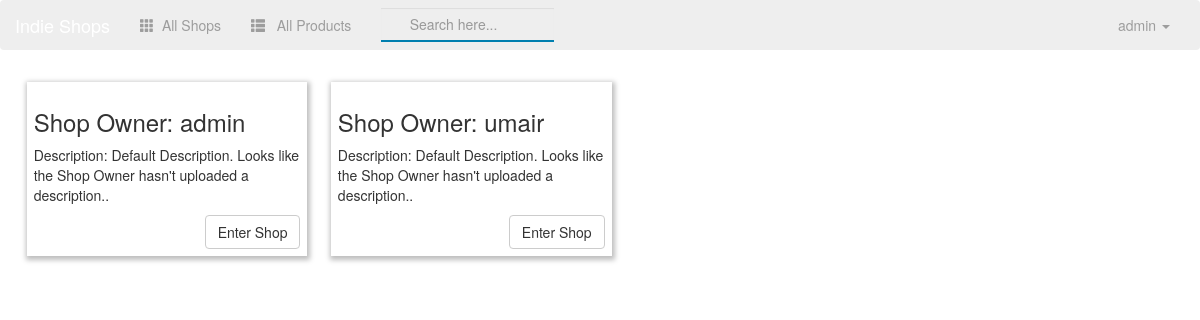
/shop/ (signed in), run on the app's committed database.
### shop/models.py (models this page shows, shortened)
class Shop(models.Model):
    name = models.CharField(max_length=150)
    owner = models.OneToOneField(User, related_name="owner")
    description = models.TextField(max_length=5000, default="Default Description. Looks like the Shop Owner hasn't uploaded a description..")
    def create_shop(sender, **kwargs):
        user = kwargs["instance"]
        if kwargs["created"]:
            up = Shop(owner=user)
            up.save()
    post_save.connect(create_shop, sender=User)

### shop/views.py (the view)
class IndexView(ListView):
    template_name = 'shop/index.html'
    context_object_name = 'shop_list'
    def get_queryset(self):
        return Shop.objects.all()

### shop/templates/shop/index.html (shortened to what this page needs)
{% extends 'shop/base.html' %}
{% block main-content %}
    {% for shop in shop_list %}
            <div class="card-container">
                <div class="caption">
                    <h3>Shop Owner: {{ shop.owner }}</h3>
                    <p>Description: {{ shop.description }}</p>
                </div>
                <a href="{% url 'shop:detail' shop.id %}"><button type="button" class="btn btn-default pull-right">Enter Shop</button></a>
            </div>
    {% endfor %}
{% endblock %}

### shop/templates/shop/base.html (shortened to what this page needs)
<!doctype html>
<html>
    <head>
        {% load staticfiles %}
        <link rel="stylesheet" href="https://maxcdn.bootstrapcdn.com/bootstrap/3.3.7/css/bootstrap.min.css">
        <link rel="stylesheet" type="text/css" href="{% static 'shop/style.css' %}" />
    </head>
    <body>
        <nav class="navbar navbar-inverse job-nav">
            <div class="container-fluid">
                <div class="navbar-header">
                    <a class="navbar-brand" href="{% url 'shop:index' %}">Indie Shops</a>
                </div>
                <div class="collapse navbar-collapse" id="topNavBar">
                    <ul class="nav navbar-nav">
                        <li class="" >
                            <a href="{% url 'shop:index' %} ">
                                <span class="glyphicon glyphicon-th" aria-hidden="true"></span> &nbsp;All Shops
                            </a>
                        </li>
                        <li class="" >
                            <a href="{% url  'shop:all-products' %}">
                                <span class="glyphicon glyphicon-th-list" aria-hidden="true"></span> &nbsp; All Products
                            </a>
                        </li>
                    </ul>
                    <form class="navbar-form navbar-left" role="search" method="get" action="{% url 'shop:search' %}">
                        <div class="form-group">
                            <input type="text" class="form-control searchBox" name="search" value="" placeholder="Search here...">
                        </div>
                    </form>
                    <ul class="nav navbar-nav navbar-right">
                    {% if user.is_authenticated %}
                        <li class="dropdown">
                            <a href="#" class="dropdown-toggle" data-toggle="dropdown" role="button" aria-haspopup="true" aria-expanded="false">{{user}} <span class="caret"></span></a>
                    {% endif %}
                </div>
            </div>
        </nav>
        <div class="container-fluid">
            {% block main-content %}
            {% endblock %}
        </div>
    </body>
</html>

### shop/static/shop/style.css (style rules this page uses)
.card-container { -webkit-box-shadow: 1px 2px 5px 2px rgba(0,0,0,0.26); -moz-box-shadow: 1px 2px 5px 2px rgba(0,0,0,0.26); box-shadow: 1px 2px 5px 2px rgba(0,0,0,0.26); padding: .5em; width: 24%; float:left; margin: 1%; }
.job-nav { background: #eee; border: none; }
.searchBox { border: none; border-radius: 0; background-color: inherit; padding: 1%; border-bottom: solid 2px #007faf; text-indent: 1.9em; }

### data on the page
Shop: owner "admin", description "Default Description. Looks like the Shop Owner hasn't uploaded a description.."
Shop: owner "umair", description "Default Description. Looks like the Shop Owner hasn't uploaded a description.."

### other printed values
{{ user }} "admin"
